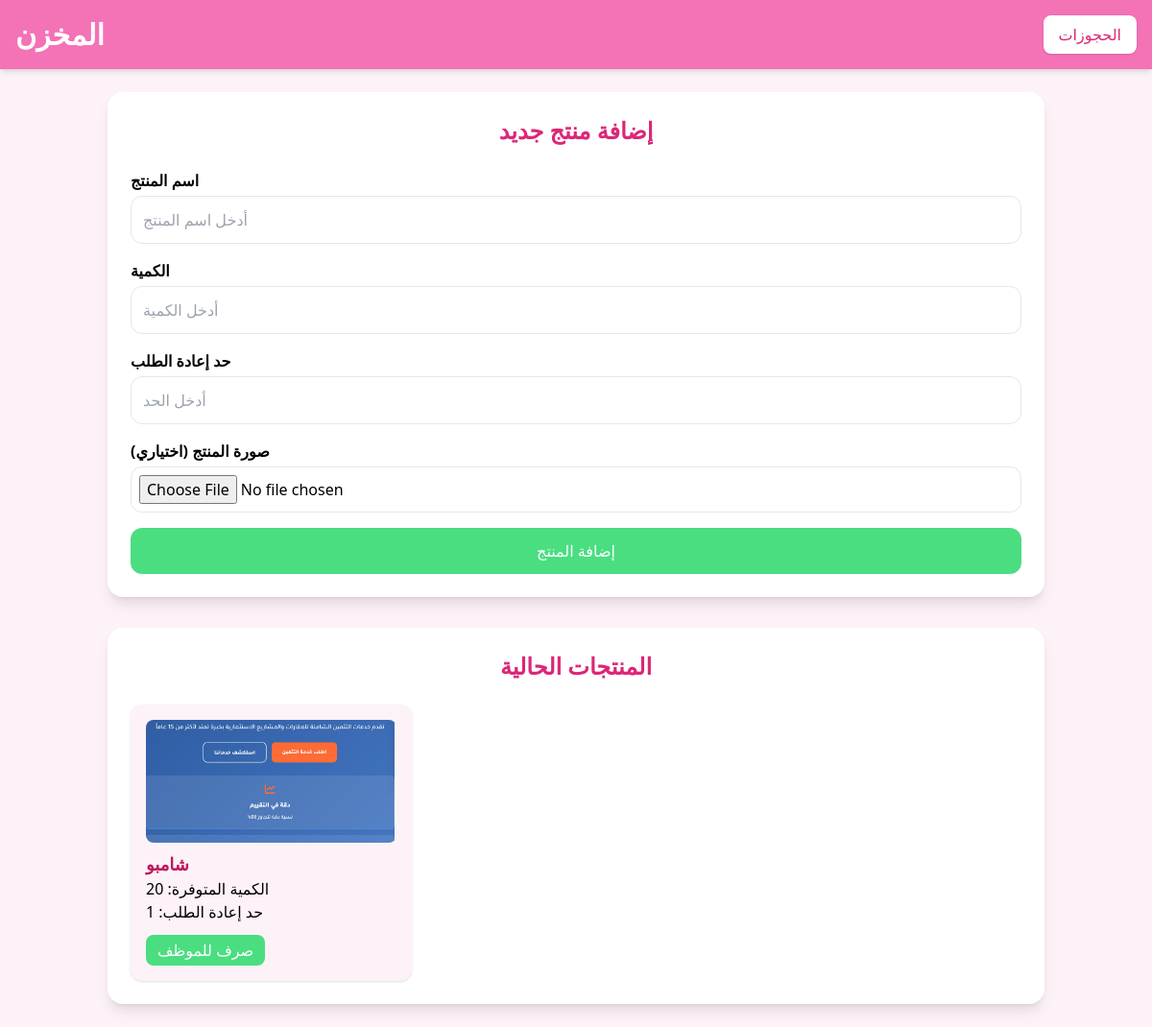
Page /inventory (signed in) on the committed database.
### models.py (models this page shows)
class Inventory(db.Model):
    id = db.Column(db.Integer, primary_key=True)
    product = db.Column(db.String(150), nullable=False)
    quantity = db.Column(db.Integer, default=0)
    reorder_level = db.Column(db.Integer, default=10)
    updated_at = db.Column(db.DateTime, default=datetime.utcnow, onupdate=datetime.utcnow)
    image_url = db.Column(db.String(200))

### routes/main.py (the view, shortened to what this page needs)
@main_bp.route('/inventory', methods=['GET', 'POST'])
def inventory_dashboard():
    if session.get('role') != 'admin':
        return "Access Denied", 403
    items = Inventory.query.all()
    employees = Employee.query.all()
    return render_template('inventory.html', items=items, employees=employees)

### templates/inventory.html (shortened to what this page needs)
<!DOCTYPE html>
<html lang="ar">
<head>
<script src="https://cdn.tailwindcss.com"></script>
</head>
<body class="bg-pink-50 font-sans">
<header class="bg-pink-400 p-4 shadow-md">
    <div class="flex items-center justify-between">
        <h1 class="text-3xl font-bold text-white">المخزن</h1>
        <nav class="flex items-center gap-2">
            <a href="{{ url_for('main.pos_bookings') }}" class="bg-white text-pink-600 py-2 px-4 rounded-lg shadow hover:bg-pink-100 transition">الحجوزات</a>
        </nav>
    </div>
</header>
<main class="p-6 space-y-8 max-w-5xl mx-auto">
  <div class="bg-white p-6 rounded-2xl shadow-lg">
    <h2 class="text-2xl font-bold text-pink-600 mb-6 text-center">إضافة منتج جديد</h2>
    <form action="{{ url_for('main.inventory_dashboard') }}" method="POST" enctype="multipart/form-data" class="space-y-4">
      <div>
        <label class="block mb-1 font-semibold">اسم المنتج</label>
        <input type="text" name="product" placeholder="أدخل اسم المنتج"
               class="w-full p-3 border rounded-xl focus:outline-none focus:ring-2 focus:ring-pink-400" required>
      </div>
      <div>
        <label class="block mb-1 font-semibold">الكمية</label>
        <input type="number" name="quantity" placeholder="أدخل الكمية"
               class="w-full p-3 border rounded-xl focus:outline-none focus:ring-2 focus:ring-pink-400" min="1" required>
      </div>
      <div>
        <label class="block mb-1 font-semibold">حد إعادة الطلب</label>
        <input type="number" name="reorder_level" placeholder="أدخل الحد"
               class="w-full p-3 border rounded-xl focus:outline-none focus:ring-2 focus:ring-pink-400" min="1" required>
      </div>
      <div>
        <label class="block mb-1 font-semibold">صورة المنتج (اختياري)</label>
        <input type="file" name="image" accept="image/*"
               class="w-full p-2 border rounded-xl focus:outline-none focus:ring-2 focus:ring-pink-400">
      </div>
      <div class="flex justify-end mt-4">
        <button type="submit" class="bg-green-400 text-white px-6 py-3 rounded-xl hover:bg-green-500 transition w-full">
          إضافة المنتج
        </button>
      </div>
    </form>
  </div>
  <div class="bg-white p-6 rounded-2xl shadow-lg">
    <h2 class="text-2xl font-bold text-pink-600 mb-6 text-center">المنتجات الحالية</h2>
    <div class="grid sm:grid-cols-1 md:grid-cols-3 gap-6">
        {% for item in items %}
        <div class="bg-pink-50 p-4 rounded-xl shadow hover:shadow-lg transition relative">
            {% if item.image_url %}
            <img src="{{ item.image_url }}" alt="{{ item.product }}" class="w-full h-32 object-cover rounded-lg mb-2">
            {% endif %}
            <h2 class="font-bold text-pink-700 text-lg">{{ item.product }}</h2>
            <p>الكمية المتوفرة: {{ item.quantity }}</p>
            <p>حد إعادة الطلب: {{ item.reorder_level }}</p>
            <button
                class="mt-3 bg-green-400 text-white py-1 px-3 rounded-lg hover:bg-green-500 transition"
                onclick="openTransactionModal({{ item.id }}, '{{ item.product|e }}', {{ item.quantity }})">
                صرف للموظف
            </button>
        </div>
        {% else %}
        <p class="text-center text-gray-500 col-span-full">لا يوجد منتجات في المخزن</p>
        {% endfor %}
    </div>
  </div>
</main>
</body>
</html>

### rows in the picture
Inventory: image_url (picture), product "شامبو", quantity "20", reorder_level "1"
